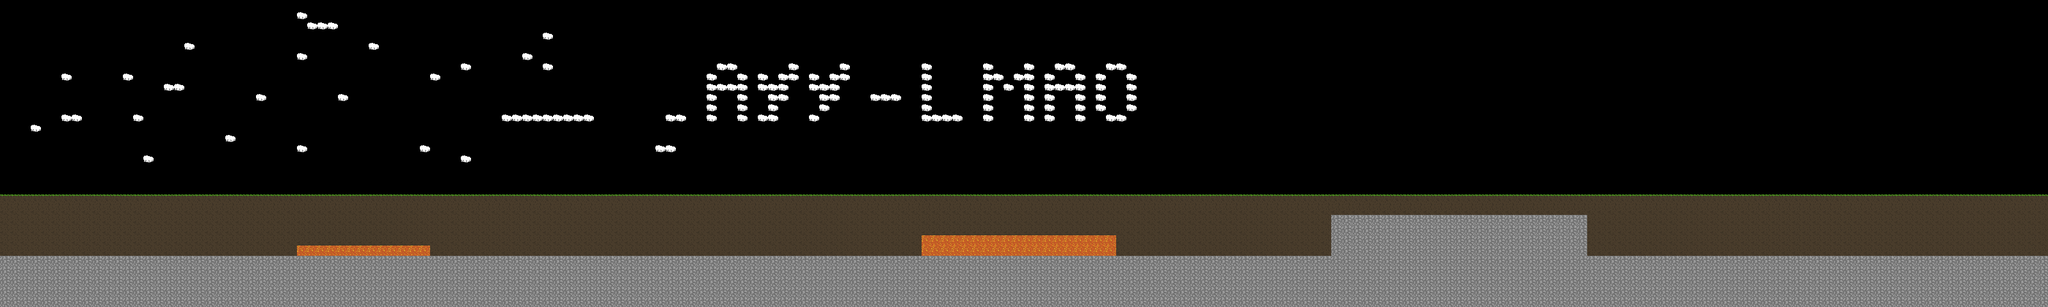

Tiled map render using the project's own tile images. Description and the map definition, with tile-layer contents summarised, below:
An orthogonal 200x30 tile map with 16x16 px tiles, 1 tile layer (Tile Layer 1), 1 hidden layer not drawn.

<map version="1.2" tiledversion="1.3.2" orientation="orthogonal" renderorder="right-down" compressionlevel="0" width="200" height="30" tilewidth="16" tileheight="16" infinite="0" nextlayerid="5" nextobjectid="1">
 <tileset firstgid="1" name="tiles" tilewidth="16" tileheight="16" tilecount="6" columns="6">
  <image source="tiles.png" width="96" height="16" />
 </tileset>
 <layer id="2" name="Tile Layer 2" width="200" height="30" visible="0">
  <data>[6000 cells, 6000 non-empty, 1 distinct tile ids]</data>
 </layer>
 <layer id="1" name="Tile Layer 1" width="200" height="30">
  <data>[6000 cells, 2330 non-empty, 5 distinct tile ids]</data>
 </layer>
</map>
